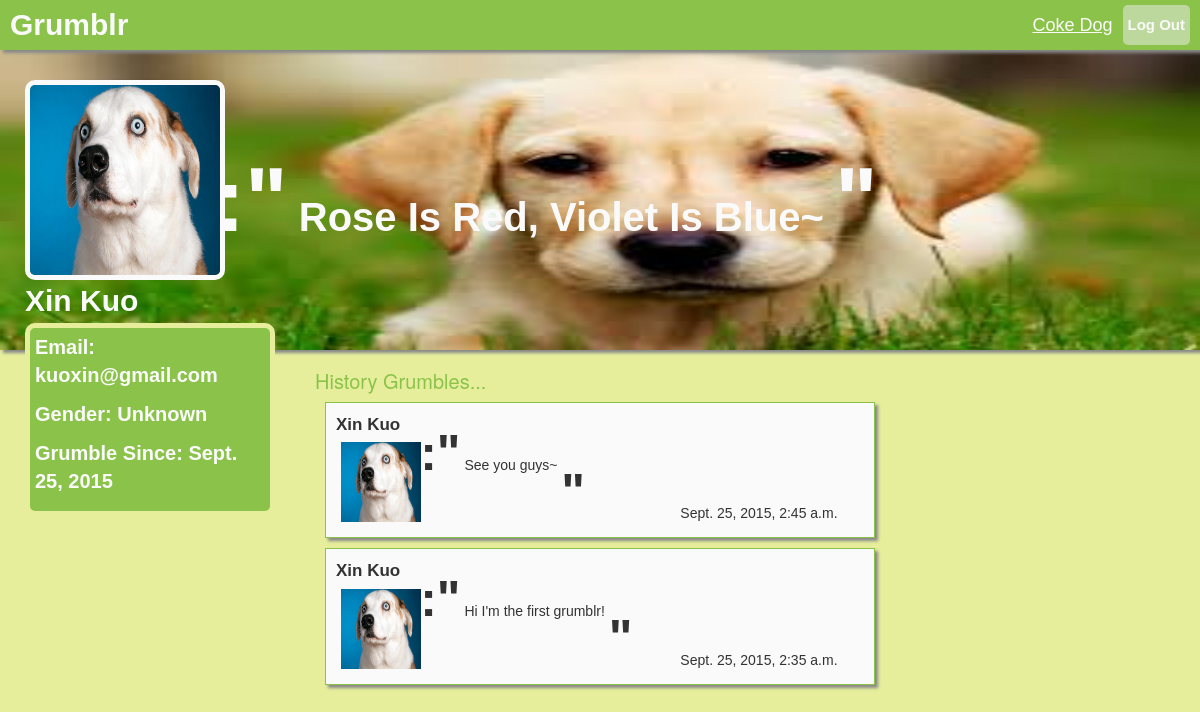
Page /profile/kuoxin@gmail.com (signed in) on the committed database.
### grumblr/models.py (models this page shows, shortened)
class UserProfile(models.Model):
    user = models.OneToOneField(User, unique=True)
    firstname = models.TextField(default="")
    lastname = models.TextField(default="")
    photo = models.ImageField(upload_to="documents/%y/%m/%d", default=default_photo)
    background = models.ImageField(upload_to="documents/%y/%m/%d", default=default_background)
    email = models.TextField()
    gender = models.TextField(default="Unknown")
    saying = models.TextField(default="My Heart Is In The Work!")
    def get_name(self):
        return str(self.firstname) + " " + str(self.lastname)
    def get_email(self):
        return self.email
    def get_photo(self):
        return settings.MEDIA_URL + str(self.photo)
    def get_background(self):
        return settings.MEDIA_URL + str(self.background)
    def get_gender(self):
        return self.gender
    def get_age(self):
        return self.user.date_joined.date()
    def get_saying(self):
        return self.saying

class grumble(models.Model):
    text = models.CharField(max_length=45)
    time = models.DateTimeField(auto_now=True, blank=True)
    user = models.ForeignKey(User)
    def get_name(self):
        return self.user.userprofile.get_name()
    def get_text(self):
        return self.text
    def get_time(self):
        return self.time

### grumblr/views.py (the view)
# urls.py: url(r'^profile/(?P<username>.*)$', 'grumblr.views.profile'),
@login_required
def profile(request, username=""):
    context = {}
    errors = []
    context['errors'] = errors
    if request.method == "GET":
        if len(username) == 0:
            user = request.user
        else:
            user = User.objects.get(username=username)
        grumbles = grumble.objects.filter(user=user)
        context['grumbles'] = grumbles
        context['user'] = request.user
        profile = user.userprofile
        context['profile'] = profile
        return render(request, 'grumblr/profile.html', context)
    return render(request, 'grumblr/profile.html', context)

### grumblr/templates/grumblr/profile.html (shortened to what this page needs)
<!DOCTYPE html>
<html>
<head lang="en">
    <link href="/static/css/grumblr/bootstrap.css" rel="stylesheet" type="text/css">
    <link href="/static/css/grumblr/global_post.css" rel="stylesheet" type="text/css">
</head>
<body>
<div class="topbar">
    <div id="title_text">
        <a href="/home">Grumblr</a>
    </div>
    <div class="log_btn">
        <a href="/login">Log Out</a>
    </div>
    <a href="/profile" style="font-size:18px;float:right;font-weight:normal;text-decoration:underline;margin-right:10px;">
        {{ user.userprofile.get_name }}
    </a>
</div>
<div class="content">
    <row>
        <div class="profile_pane" style="background: url({{ profile.get_background }}) no-repeat; background-size: 100% 100%">
            <div class="col-md-3">
                <div class="user_info">
                    <img src={{ profile.get_photo }} class="user_info_photo">
                    <p class="user_info_name">{{ profile.get_name }}</p>
                    <div class="user_info_table">
                        <p>Email: {{ profile.get_email }}</p>
                        <p>Gender: {{ profile.get_gender }}</p>
                        <p>Grumble Since: {{ profile.get_age }}</p>
                    </div>
                </div>
            </div>
            <div class="col-md-9 signature_pane">
                <div class="signature">
                    <span class="signature_quotes1">:"</span>
                    <span>{{ profile.get_saying }}</span>
                    <span class="signature_quotes2">"</span>
                </div>
            </div>
        </div>
    </row>
    <row>
        <div class="col-md-6 middle-cols">
            <div class="history_post">
                <h3>History Grumbles...</h3>
                {% for grumble in grumbles reversed %}
                <div class="grumble">
                    <div>
                        <p class="user_name">{{ grumble.get_name }}</p>
                        <a href="/profile">
                        <img src = {{ grumble.user.userprofile.get_photo }} class="photo">
                        </a>
                    </div>
                    <div class="grumble_content">
                        <div class="grumble_text">
                            <span class="quotes">:"</span>
                            <span class="text">{{ grumble.get_text }}</span>
                            <span class="quotes2">"</span>
                        </div>
                        <div class="grumble_time">
                            {{ grumble.get_time }}
                        </div>
                    </div>
                </div>
                {% endfor %}
        </div>
        <div class="col-md-3">
        </div>
    </row>
</div>
</body>
</html>

### grumblr/static/css/grumblr/global_post.css (style rules this page uses)
body { background-color: #E6EE9C; }
.topbar { background-color: #8BC34A; color:#fafafa; font-family:Arial, sans-serif; font-weight:bold; font-size:30px; height: 50px; line-height: 50px; width: 100%; position:fixed; top: 0; right: 0; z-index:100; box-shadow: 3px 3px 3px #888; }
#title_text { float:left; margin-left:10px; }
a, a:hover, a:focus { color:#fafafa; text-decoration: none; }
.log_btn { color:#fafafa; background-color: rgba(238,238,238,0.5); font-family:Arial, sans-serif; font-weight:bold; font-size:15px; height:40px; line-height:40px; padding-left:5px; padding-right:5px; margin-right:10px; margin-top:5px; border-radius:5px; float:right; }
.content { margin-top:50px; }
.photo { width:80px; height:80px; float:left; margin:5px; }
.grumble { margin:10px; border-style:solid; border-width:1px; border-color:#8BC34A; background-color:#fafafa; padding:10px; font-family:Arial, sans-serif; font-color: #424242; box-shadow: 3px 3px 3px #888; }
.grumble .user_name { pading:0px; margin:0px; }
.grumble > div:first-of-type { float:left; width:15%; font-family:Arial, sans-serif; font-size:17px; font-color: #424242; font-weight: bold; }
.grumble > div:nth-of-type(2) { float:left; width:80%; }
.grumble .grumble_text { padding:5px; margin-bottom:-30px; }
.grumble .text { vertical-align: baseline; }
.grumble .quotes { font-family:Arial, sans-serif; font-size:50px; font-color: #424242; font-weight: bold; }
.grumble .grumble_content { float:right; }
.grumble .quotes2 { font-family:Arial, sans-serif; font-size:50px; font-color: #424242; font-weight: bold; vertical-align: text-top; }
.grumble .grumble_time { float:right; }
.profile_pane { background-color:#fafafa; height:300px; }
.profile_pane { background-size:100% 150%; box-shadow: 3px 3px 3px #888; }
.user_info { padding:10px; margin-top:20px; }
.user_info_photo { width:200px; height:200px; border-style: solid; border-color: #fafafa; border-radius: 10px; border-width: 5px; }
.user_info_name { font-family:Arial, sans-serif; font-size:30px; color: #fafafa; font-weight: bold; margin-bottom: 0; }
.user_info_table { background-color:#8BC34A; border-style: solid; border-color: #E6EE9C; border-radius: 10px; border-width: 5px; font-family:Arial, sans-serif; font-size:20px; color: #fafafa; font-weight: bold; padding:5px; }
.signature_pane { position:relative; height:300px; }
.profile_pane .signature { font-family:Arial, sans-serif; font-size:40px; height:200px; line-height:200px; color: #fafafa; font-weight: bold; position:absolute; margin:-100px; top:50%; }
.signature_quotes1 { font-size:90px; }
.signature_quotes2 { font-size:90px; }
.history_post h3 { color:#8BC34A; font-size:20px; }

### rows in the picture
UserProfile: get_background (picture), get_photo (picture), get_name "Xin Kuo", get_email "kuoxin@gmail.com", get_gender "Unknown", get_age "Sept. 25, 2015", get_saying "Rose Is Red, Violet Is Blue~"
grumble: get_name "Xin Kuo", user.userprofile.get_photo (picture), get_text "See you guys~", get_time "Sept. 25, 2015, 2:45 a.m."
grumble: get_name "Xin Kuo", user.userprofile.get_photo (picture), get_text "Hi I'm the first grumblr!", get_time "Sept. 25, 2015, 2:35 a.m."

### other values in the picture
{{ user.userprofile.get_name }} "Coke Dog"
